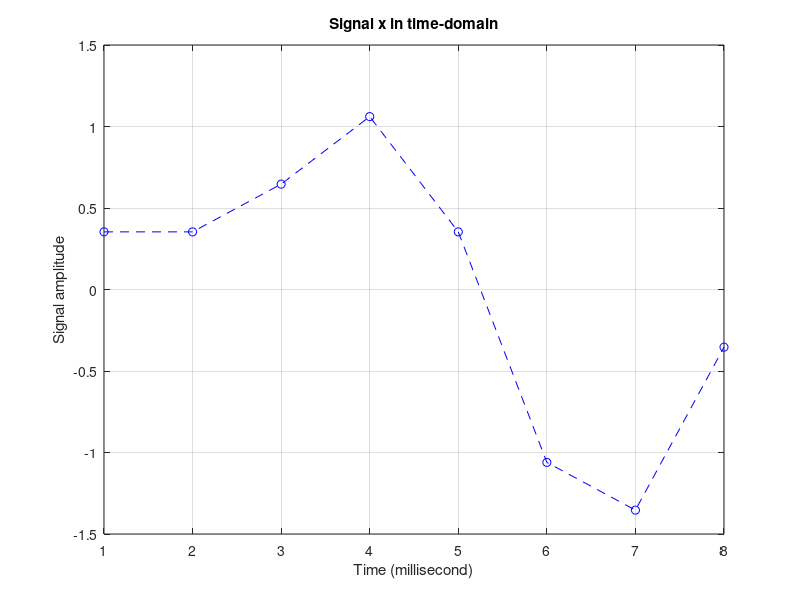
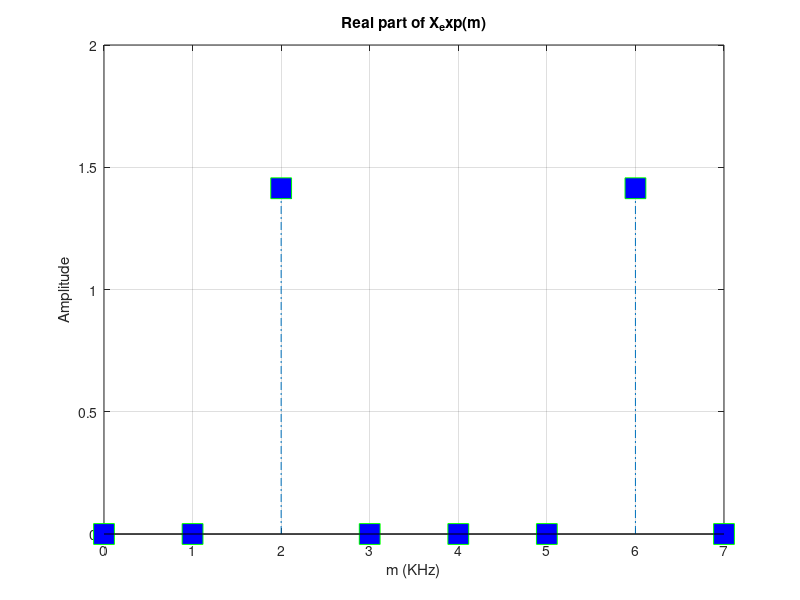
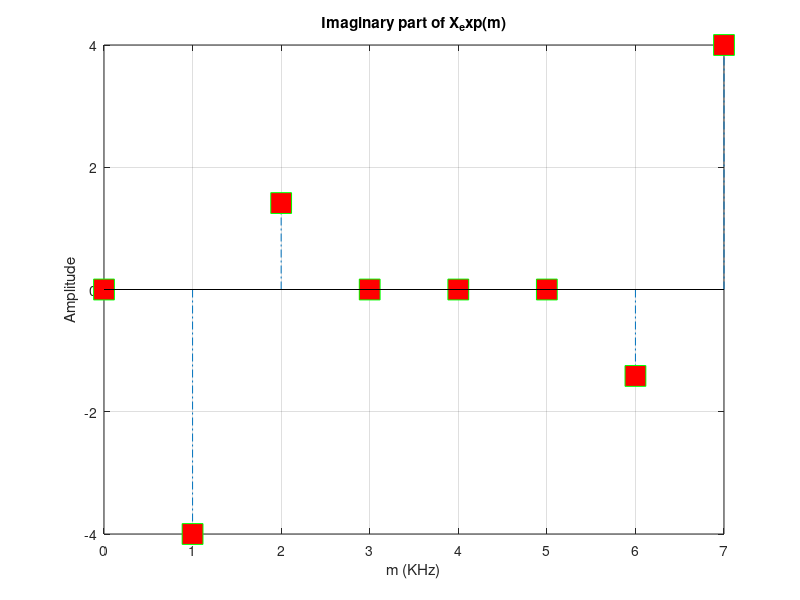
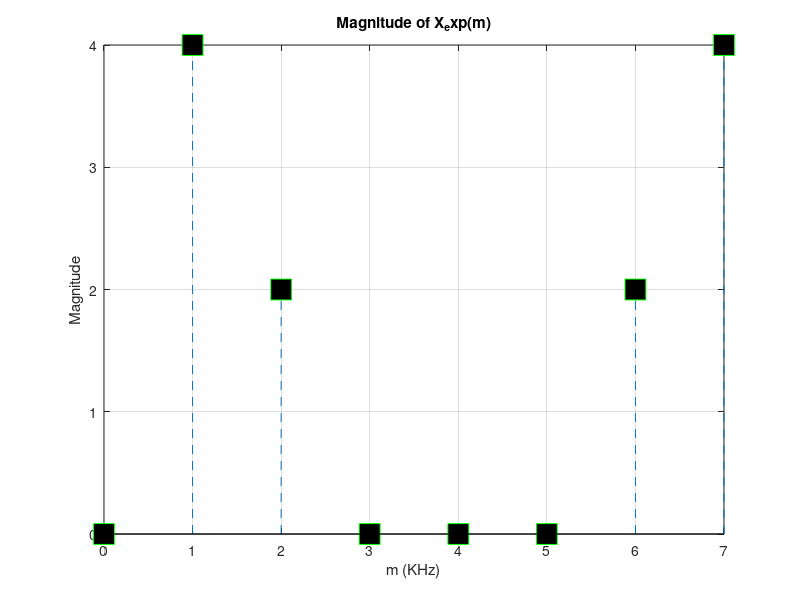

These charts were generated, in order, by the following MATLAB code:

%% A DFT example (using exponential form of DFT equation)
clc;   clear;   close all;
DFT_points = 8;
j = sqrt(-1);
Fs = 8*1e3;         % Sampling frequency 8KHz
Ts = 1/Fs;
i = 1;
x = [];
for n = 1:DFT_points
    m = n-1;
    x(i) = sin(2*pi*1000*m*Ts)+0.5*sin(2*pi*2000*m*Ts+(3*pi/4));
    i = i + 1;
end
t = 1:DFT_points;
% Plot first N discrete values of continuous signal x :
   figure(1);   plot(t,x,'b--o');   grid on;
   xlabel('Time (millisecond)');     ylabel('Signal amplitude')
   title('Signal x in time-domain');   zoom xon;


N = DFT_points;   % The number of samples of input sequence- x and the number of frequency points in the DFT output  

%% DFT using Matlab builtin function: 

% n_1 = length(x);
% dft_matlab = x*dftmtx(n_1);


%% DFT using exponential equation:
X_exp = zeros(N,1);     Xe_real = zeros(N,1);     Xe_imag = zeros(N,1);
X_mag = zeros(N,1);    Xe_ang_rad = zeros(N,1);  Xe_ang_deg = zeros(N,1);
for m = 1:DFT_points
    X_1 = zeros(N,1);   
    m_e = m - 1;
    for ii = 1:N
        n = ii-1;   
        X_p1 = [];   
        X_p1 = x(1,ii)*exp((-j*2*pi*n*m_e)/N);                    
        X_1(ii,1) = X_p1;  
    end
    X_exp(m,1) = sum(X_1(:,1));
    Xe_real(m,1) = real(X_exp(m,1));
        if Xe_real(m,1) > 0 && Xe_real(m,1) < 1e-10
           Xe_real(m,1) = 0;  
        end  
        if Xe_real(m,1) < 0 && Xe_real(m,1) > -1e-10
           Xe_real(m,1) = 0;  
        end
    Xe_imag(m,1) = imag(X_exp(m,1));
        if Xe_imag(m,1) > 0 && Xe_imag(m,1) < 1e-10
           Xe_imag(m,1) = 0;  
        end  
        if Xe_imag(m,1) < 0 && Xe_imag(m,1) > -1e-10
           Xe_imag(m,1) = 0;  
        end
    X_mag(m,1) = sqrt(Xe_real(m,1).^2 + Xe_imag(m,1).^2);
    Xe_ang_rad(m,1) = atan(Xe_imag(m,1)/Xe_real(m,1));     Xe_ang_rad(isnan(Xe_ang_rad)) = 0;
    Xe_ang_deg(m,1) = (180/3.14159)*Xe_ang_rad(m,1); 
end

mf = 0:DFT_points-1;
figure(2); 
stem(mf,Xe_real,'LineStyle','-.',...
     'MarkerSize',15,'Marker','s',...
     'MarkerFaceColor','blue',...
     'MarkerEdgeColor','green')
grid on;
title('Real part of X_exp(m)')
xlabel('m (KHz)')
ylabel('Amplitude')

figure(3);
stem(mf,Xe_imag,'LineStyle','-.',...
     'MarkerSize',15,'Marker','s',...
     'MarkerFaceColor','red',...
     'MarkerEdgeColor','green')
grid on;
title('Imaginary part of X_exp(m)')
xlabel('m (KHz)')
ylabel('Amplitude')

figure(4); 
stem(mf,X_mag,'LineStyle','--',...
     'MarkerSize',15,'Marker','s',...
     'MarkerFaceColor','black',...
     'MarkerEdgeColor','green')
grid on;
title('Magnitude of X_exp(m)')
xlabel('m (KHz)')
ylabel('Magnitude')

figure(5); 
stem(mf,Xe_ang_deg,'LineStyle','--',...
     'MarkerSize',15,'Marker','s',...
     'MarkerFaceColor','cyan',...
     'MarkerEdgeColor','green')
grid on;
title('Phase angle of X_exp(m)')
xlabel('m (KHz)')
ylabel('Degree')

save X_mag X_mag;




